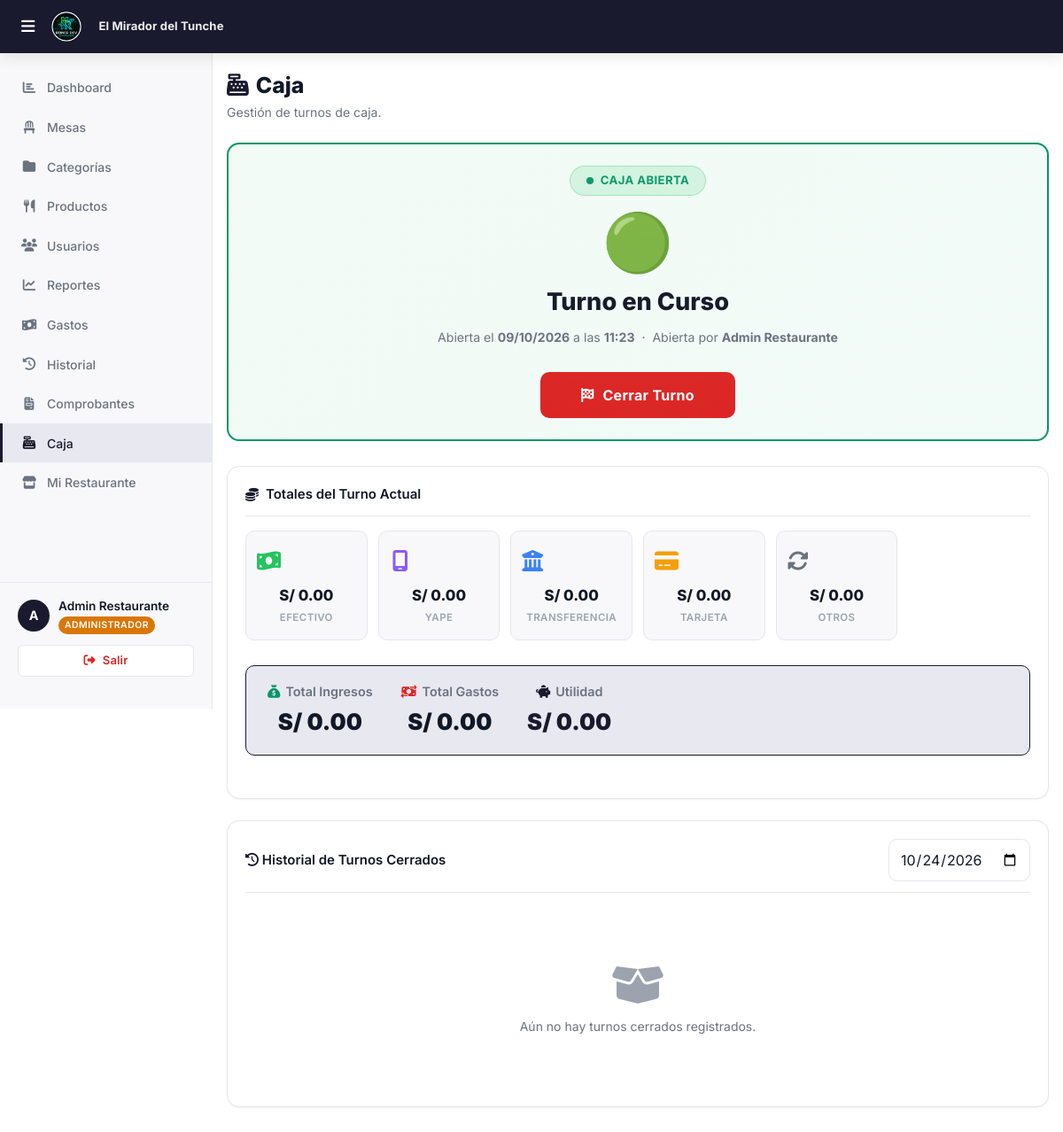
Page /roles/admin/caja.php (signed in) on the committed database.
### tables this page shows
CREATE TABLE `facturacion_config` (
  `id` int(11) NOT NULL,
  `restaurante_id` int(11) NOT NULL,
  `ruc` varchar(11) DEFAULT NULL,
  `razon_social` varchar(200) DEFAULT NULL,
  `nombre_comercial` varchar(150) DEFAULT NULL,
  `direccion_fiscal` varchar(300) DEFAULT NULL,
  `telefono` varchar(20) DEFAULT NULL,
  `serie_boleta` varchar(4) DEFAULT 'B001',
  `serie_factura` varchar(4) DEFAULT 'F001',
  `serie_simple` varchar(4) DEFAULT 'T001',
  `correlativo_boleta` int(11) DEFAULT 0,
  `correlativo_factura` int(11) DEFAULT 0,
  `correlativo_simple` int(11) DEFAULT 0,
  `pie_mensaje` varchar(300) DEFAULT '¡Gracias por su visita!',
  `logo` varchar(255) DEFAULT NULL,
  `updated_at` timestamp NOT NULL DEFAULT current_timestamp() ON UPDATE current_timestamp()
);

CREATE TABLE `turnos` (
  `id` int(11) NOT NULL,
  `restaurante_id` int(11) NOT NULL,
  `usuario_id` int(11) NOT NULL,
  `inicio` timestamp NOT NULL DEFAULT current_timestamp(),
  `fin` timestamp NULL DEFAULT NULL,
  `total_efectivo` decimal(10,2) DEFAULT 0.00,
  `total_yape` decimal(10,2) DEFAULT 0.00,
  `total_transferencia` decimal(10,2) DEFAULT 0.00,
  `total_tarjeta` decimal(10,2) DEFAULT 0.00,
  `total_otros` decimal(10,2) DEFAULT 0.00,
  `total_general` decimal(10,2) DEFAULT 0.00,
  `_turno_abierto_key` int(11) GENERATED ALWAYS AS (case when `fin` is null then `restaurante_id` else NULL end) VIRTUAL
);

CREATE TABLE `usuarios` (
  `id` int(11) NOT NULL,
  `restaurante_id` int(11) DEFAULT NULL,
  `nombre` varchar(100) NOT NULL,
  `email` varchar(100) NOT NULL,
  `password` varchar(255) NOT NULL,
  `rol` enum('superadmin','admin','atencion','cocina') NOT NULL,
  `activo` tinyint(1) DEFAULT 1,
  `created_at` timestamp NOT NULL DEFAULT current_timestamp()
);

### roles/admin/caja.php (the view, shortened to what this page needs)
<?php
$restauranteId = $_SESSION['restaurante_id'];
$db = getDB();
$stTurnoActivo = $db->prepare("
    SELECT t.*, u.nombre AS abierto_por
    FROM turnos t
    JOIN usuarios u ON u.id = t.usuario_id
    WHERE t.restaurante_id = ? AND t.fin IS NULL
    ORDER BY t.inicio DESC LIMIT 1
");
$stTurnoActivo->execute([$restauranteId]);
$turnoActivo = $stTurnoActivo->fetch();
if ($turnoActivo) {
    $turnoActivo['total_efectivo'] = 0;
    $turnoActivo['total_yape'] = 0;
    $turnoActivo['total_transferencia'] = 0;
    $turnoActivo['total_tarjeta'] = 0;
    $turnoActivo['total_otros'] = 0;
    $turnoActivo['total_general'] = 0;
    $stGastosAct = $db->prepare("SELECT COALESCE(SUM(monto), 0) FROM gastos WHERE restaurante_id = ? AND created_at >= ? AND activo = 1");
    $stGastosAct->execute([$restauranteId, $turnoActivo['inicio']]);
    $turnoActivo['total_gastos'] = floatval($stGastosAct->fetchColumn());
}
$fechaFiltro = $_GET['fecha'] ?? date('Y-m-d');
$stHistorial = $db->prepare("
    SELECT t.*, u.nombre AS abierto_por,
           (SELECT COUNT(pe.id) FROM pedidos pe WHERE pe.restaurante_id = t.restaurante_id AND pe.estado = 'cobrado' AND pe.updated_at BETWEEN t.inicio AND t.fin) as num_pedidos
    FROM turnos t
    JOIN usuarios u ON u.id = t.usuario_id
    WHERE t.restaurante_id = ? AND t.fin IS NOT NULL
      AND DATE(t.inicio) = ?
    ORDER BY t.inicio DESC
");
$stHistorial->execute([$restauranteId, $fechaFiltro]);
$historial = $stHistorial->fetchAll();
require_once '../../includes/header.php';
?>
<div class="page-content">
    <div style="display:flex;align-items:center;gap:12px;margin-bottom:24px;">
        <div>
            <h1 style="font-size:1.55rem;font-weight:800;margin-bottom:4px;">
                <i class="fa-solid fa-cash-register" style="color:var(--primary);margin-right:8px;"></i>Caja
            </h1>
            <p style="color:var(--text-secondary);font-size:.88rem;">Gestión de turnos de caja.</p>
        </div>
    </div>
    <div class="caja-hero <?= $turnoActivo ? 'abierta' : 'cerrada' ?>">
        <div class="caja-status-badge <?= $turnoActivo ? 'abierta' : 'cerrada' ?>">
            <?php if ($turnoActivo): ?><span class="pulse-dot"></span><?php endif; ?>
            Caja <?= $turnoActivo ? 'Abierta' : 'Cerrada' ?>
        </div>
        <div class="caja-hero-icon"><?= $turnoActivo ? '🟢' : '🔴' ?></div>
        <div class="caja-hero-title">
            <?= $turnoActivo ? 'Turno en Curso' : 'Caja Cerrada' ?>
        </div>
        <div class="caja-hero-meta">
            <?php if ($turnoActivo): ?>
                Abierta el <strong><?= date('d/m/Y', strtotime($turnoActivo['inicio'])) ?></strong>
                a las <strong><?= date('H:i', strtotime($turnoActivo['inicio'])) ?></strong>
                &nbsp;·&nbsp;
                Abierta por <strong><?= htmlspecialchars($turnoActivo['abierto_por']) ?></strong>
            <?php else: ?>
                No hay ningún turno abierto actualmente.
            <?php endif; ?>
        </div>
        <?php if ($turnoActivo): ?>
            <button id="btn-cerrar" class="btn-caja btn-cerrar" onclick="confirmarCierre()">
                <i class="fa-solid fa-flag-checkered"></i> Cerrar Turno
            </button>
        <?php else: ?>
            <button id="btn-abrir" class="btn-caja btn-abrir" onclick="abrirCaja()">
                <i class="fa-solid fa-lock-open"></i> Abrir Caja
            </button>
        <?php endif; ?>
    </div>
    <?php if ($turnoActivo): ?>
    <div class="card mb-24">
        <div class="card-title"><i class="fa-solid fa-coins"></i> Totales del Turno Actual</div>
        <div class="caja-totales-grid">
            <?php
            $metodoInfo = [
                'total_efectivo'      => ['fa-money-bill-wave',  'Efectivo',      '#22c55e'],
                'total_yape'          => ['fa-mobile-screen',    'Yape',           '#8b5cf6'],
                'total_transferencia' => ['fa-building-columns', 'Transferencia',  '#3b82f6'],
                'total_tarjeta'       => ['fa-credit-card',      'Tarjeta',        '#f59e0b'],
                'total_otros'         => ['fa-rotate',           'Otros',          '#6b7280'],
            ];
            foreach ($metodoInfo as $campo => [$icon, $label, $color]):
                $monto = floatval($turnoActivo[$campo] ?? 0);
            ?>
            <div class="caja-metodo-card">
                <div class="metodo-icon" style="color:<?= $color ?>;">
                    <i class="fa-solid <?= $icon ?>"></i>
                </div>
                <div class="metodo-monto">S/ <?= number_format($monto, 2) ?></div>
                <div class="metodo-label"><?= $label ?></div>
            </div>
            <?php endforeach; ?>
        </div>
        <div class="caja-total-general">
            <div style="display:flex;flex-wrap:wrap;justify-content:center;gap:32px;">
                <div style="text-align:center;">
                    <div class="label" style="margin-bottom:4px;color:var(--text-secondary);"><i class="fa-solid fa-sack-dollar" style="margin-right:6px;color:var(--success);"></i>Total Ingresos</div>
                    <div class="monto" style="font-size:1.6rem;color:var(--text-primary);">S/ <?= number_format(floatval($turnoActivo['total_general'] ?? 0), 2) ?></div>
                </div>
                <div style="text-align:center;">
                    <div class="label" style="margin-bottom:4px;color:var(--text-secondary);"><i class="fa-solid fa-money-bill-transfer" style="margin-right:6px;color:var(--danger);"></i>Total Gastos</div>
                    <div class="monto" style="font-size:1.6rem;color:var(--text-primary);">S/ <?= number_format(floatval($turnoActivo['total_gastos'] ?? 0), 2) ?></div>
                </div>
                <div style="text-align:center;">
                    <div class="label" style="margin-bottom:4px;color:var(--text-secondary);"><i class="fa-solid fa-piggy-bank" style="margin-right:6px;color:var(--primary);"></i>Utilidad</div>
                    <div class="monto" style="font-size:1.6rem;color:var(--primary);">S/ <?= number_format(floatval($turnoActivo['total_general'] ?? 0) - floatval($turnoActivo['total_gastos'] ?? 0), 2) ?></div>
                </div>
            </div>
        </div>
    </div>
    <?php endif; ?>
    <div class="card">
        <div class="card-title d-flex justify-between align-center" style="margin-bottom:20px;">
            <div><i class="fa-solid fa-clock-rotate-left"></i> Historial de Turnos Cerrados</div>
            <form method="GET" style="display:flex;gap:10px;">
                <input type="date" name="fecha" class="form-control" style="width:160px;padding:6px 12px;margin:0;" value="<?= htmlspecialchars($fechaFiltro) ?>" onchange="this.form.submit()">
            </form>
        </div>
        <?php if ($historial): ?>
        <div>
            <?php foreach ($historial as $i => $t):
                $inicio   = strtotime($t['inicio']);
                $fin      = strtotime($t['fin']);
                $duracion = $fin - $inicio;
                $horas    = floor($duracion / 3600);
                $minutos  = floor(($duracion % 3600) / 60);
            ?>
            <div class="historial-row">
                <div class="historial-index"><?= $i + 1 ?></div>
                <div>
                    <div style="font-size:.88rem;font-weight:600;color:var(--text-primary);">
                        <?= date('d/m/Y', $inicio) ?>
                        &nbsp;<span style="color:var(--text-muted);font-weight:400;"><?= date('H:i', $inicio) ?> → <?= date('H:i', $fin) ?></span>
                    </div>
                    <div class="historial-duracion">
                        <span><i class="fa-regular fa-clock"></i> <?= $horas ?>h <?= $minutos ?>m</span>
                        <span><i class="fa-regular fa-user"></i> <?= htmlspecialchars($t['abierto_por']) ?></span>
                    </div>
                    <div style="display:flex;flex-wrap:wrap;gap:6px;margin-top:6px;">
                        <?php
                        $metodosMini = [
                            'total_efectivo'      => ['Efec',  '#22c55e'],
                            'total_yape'          => ['Yape',  '#8b5cf6'],
                            'total_transferencia' => ['Trans', '#3b82f6'],
                            'total_tarjeta'       => ['Tarj',  '#f59e0b'],
                            'total_otros'         => ['Otro',  '#6b7280'],
                        ];
                        foreach ($metodosMini as $campo => [$lbl, $clr]):
                            $m = floatval($t[$campo] ?? 0);
                            if ($m <= 0) continue;
                        ?>
                        <span style="font-size:.7rem;padding:2px 8px;border-radius:999px;background:<?= $clr ?>22;color:<?= $clr ?>;border:1px solid <?= $clr ?>44;font-weight:600;">
                            <?= $lbl ?>: S/ <?= number_format($m, 2) ?>
                        </span>
                        <?php endforeach; ?>
                    </div>
                </div>
                <div class="historial-monto">
                    <?php if (floatval($t['total_general']) == 0): ?>
                    <div class="monto-info">
                        <div style="font-size:.85rem;font-weight:700;color:var(--warning,#f59e0b);background:#fffbeb;padding:4px 8px;border-radius:4px;border:1px solid #fde68a;display:inline-block;">Sin ventas</div>
                        <div style="font-size:.72rem;color:var(--text-muted);margin-top:4px;">0 pedidos</div>
                    </div>
                    <?php else: ?>
                    <div class="monto-info">
                        <div style="font-size:1rem;font-weight:800;color:var(--success);">S/ <?= number_format(floatval($t['total_general']), 2) ?></div>
                        <div style="font-size:.72rem;color:var(--text-muted);"><?= $t['num_pedidos'] ?> pedido(s)</div>
                    </div>
                    <a href="turno_detalle.php?id=<?= $t['id'] ?>" class="btn btn-ghost btn-sm" style="font-size:.75rem;padding:4px 8px;margin-top:6px;">
                        <i class="fa-solid fa-chart-pie"></i> Detalles
                    </a>
                    <?php endif; ?>
                </div>
            </div>
            <?php endforeach; ?>
        </div>
        <?php else: ?>
        <div class="empty-state">
            <div class="icon"><i class="fa-solid fa-box-open"></i></div>
            <p>Aún no hay turnos cerrados registrados.</p>
        </div>
        <?php endif; ?>
    </div>
</div>
<?php require_once '../../includes/footer.php'; ?>

### includes/header.php (shortened to what this page needs)
<?php
$_brandingLogo   = BASE_URL . '/assets/logo.png';
$_brandingNombre = 'R.DEV';
if (!empty($_SESSION['restaurante_id']) && $_SESSION['rol'] !== 'superadmin') {
    try {
        $_dbB = getDB();
        $_stB = $_dbB->prepare("
            SELECT fc.logo, fc.nombre_comercial, r.nombre
            FROM restaurantes r
            LEFT JOIN facturacion_config fc ON fc.restaurante_id = r.id
            WHERE r.id = ?
        ");
        $_stB->execute([$_SESSION['restaurante_id']]);
        $_brand = $_stB->fetch();
        if ($_brand) {
            $_brandingNombre = htmlspecialchars(
                !empty($_brand['nombre_comercial']) ? $_brand['nombre_comercial'] : $_brand['nombre']
            );
        }
    } catch (Exception $_eB) {  }
}
?>
<!DOCTYPE html>
<html lang="es">
<head>
    <link rel="stylesheet" href="https://cdnjs.cloudflare.com/ajax/libs/font-awesome/6.5.1/css/all.min.css">
    <link rel="stylesheet" href="<?= BASE_URL ?>/assets/css/main.css?v=<?= filemtime(__DIR__ . '/../assets/css/main.css') ?>">
</head>
<body>
<nav class="navbar">
    <div class="navbar-brand">
        <?php if ($_SESSION['rol'] === 'superadmin'): ?>
            <img src="<?= BASE_URL ?>/assets/logo.png" alt="R.DEV" style="height:32px;width:auto;">
        <?php else: ?>
            <img src="<?= $_brandingLogo ?>" alt="<?= $_brandingNombre ?>"
                 style="height:36px;width:auto;max-width:120px;object-fit:contain;border-radius:4px;">
            <span style="font-size:.82rem;font-weight:700;color:rgba(255,255,255,.92);margin-left:8px;
                         max-width:160px;overflow:hidden;text-overflow:ellipsis;white-space:nowrap;
                         letter-spacing:.01em;">
                <?= $_brandingNombre ?>
            </span>
        <?php endif; ?>
    </div>
</nav>
<div class="layout-admin">
    <?php include __DIR__ . '/sidebar.php'; ?>
    <div class="main-content">

### rows in the picture
facturacion_config: nombre_comercial "El Mirador del Tunche"
turnos: inicio "09/10/2026", inicio "11:23", usuario.nombre "Admin Restaurante", total_efectivo "0.00", total_yape "0.00", total_transferencia "0.00", total_tarjeta "0.00", total_otros "0.00", total_general "0.00"

### other values in the picture
$nombreInicial "A"
$_SESSION['nombre'] "Admin Restaurante"
$rolLabel "ADMINISTRADOR"
$label "EFECTIVO"
$label "YAPE"
$label "TRANSFERENCIA"
$label "TARJETA"
$label "OTROS"
$turnoActivo['total_gastos'] "0.00"
